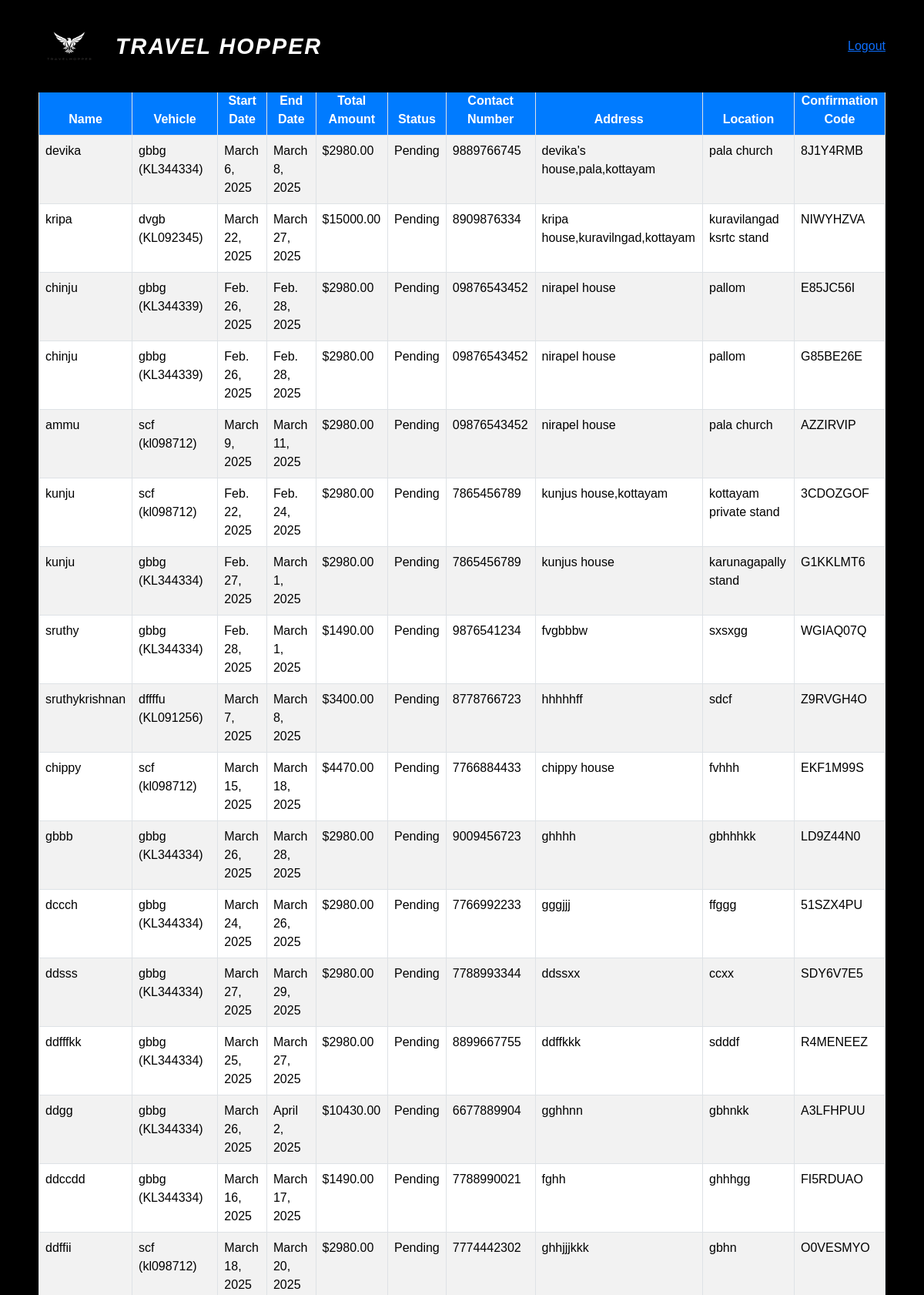
Page /view_bookings/ (signed in, upper part) on the committed database.
### app/models.py (models this page shows, shortened)
class Booking(models.Model):
    user = models.ForeignKey(User, on_delete=models.CASCADE)
    vehicle = models.ForeignKey(Cab, on_delete=models.CASCADE)
    start_date = models.DateField()
    end_date = models.DateField()
    confirmation_code = models.CharField(max_length=6, unique=True)
    total_amount = models.DecimalField(max_digits=10, decimal_places=2)
    status = models.CharField(max_length=50, default='Pending')
    name = models.CharField(max_length=255)
    address = models.TextField()
    location = models.CharField(max_length=255,null=True,blank=True)
    phone_number = models.CharField(max_length=15, blank=True, null=True)
    payment_status = models.CharField(max_length=20, choices=[("PENDING", "Pending"), ("PAID", "Paid")], default="PENDING")
    razorpay_order_id = models.CharField(max_length=100, blank=True, null=True)
    razorpay_payment_id = models.CharField(max_length=100, blank=True, null=True)

class Cab(models.Model):
    pid=models.TextField()
    vehicle_type = models.CharField(max_length=100)
    number_plate = models.CharField(max_length=15, unique=True)
    model = models.CharField(max_length=50)
    driver_name = models.CharField(max_length=100)
    seats = models.IntegerField(null=True, blank=True)
    available = models.IntegerField()
    price=models.IntegerField()
    img = models.FileField()
    def __str__(self):
        return f'{self.model} ({self.number_plate})'

### app/views.py (the view)
# urls.py: path('view_bookings/', views.view_bookings),
@staff_member_required
def view_bookings(request):
    bookings = Booking.objects.all()
    return render(request, 'admin/view_bookings.html', {'bookings': bookings})

### templates/admin/view_bookings.html (shortened to what this page needs)
<!DOCTYPE html>
<html lang="en">
<head>
    {% load static %}
    <link href="https://cdn.jsdelivr.net/npm/bootstrap@5.3.3/dist/css/bootstrap.min.css" rel="stylesheet">
</head>
<body>
    <header>
        <div class="main-header">
            <div class="logo">
                <img src="{% static '/images/Untitled design.png' %}" alt="logo">
                <h1>TRAVEL HOPPER</h1>
            </div>
            <nav>
                <ul>
                    <li><a href="../logout">Logout</a></li>
                </ul>
            </nav>
        </div>
    </header>
    <div class="table-container">
        {% if bookings %}
        <div class="table-responsive">
            <table class="table table-striped table-bordered">
                <thead class="thead-dark">
                    <tr>
                        <th>Name</th>
                        <th>Vehicle</th>
                        <th>Start Date</th>
                        <th>End Date</th>
                        <th>Total Amount</th>
                        <th>Status</th>
                        <th>Contact Number</th>
                        <th>Address</th>
                        <th>Location</th>
                        <th>Confirmation Code</th>
                    </tr>
                </thead>
                <tbody>
                    {% for booking in bookings %}
                    <tr>
                        <td data-label="Name">{{ booking.name }}</td>
                        <td data-label="Vehicle">{{ booking.vehicle }}</td>
                        <td data-label="Start Date">{{ booking.start_date }}</td>
                        <td data-label="End Date">{{ booking.end_date }}</td>
                        <td data-label="Total Amount">${{ booking.total_amount }}</td>
                        <td data-label="Status">{{ booking.status }}</td>
                        <td data-label="Contact">{{ booking.phone_number }}</td>
                        <td data-label="Address">{{ booking.address }}</td>
                        <td data-label="Location">{{ booking.location }}</td>
                        <td data-label="Confirmation">{{ booking.confirmation_code }}</td>
                    </tr>
                    {% endfor %}
                </tbody>
            </table>
        </div>
        {% else %}
        <p class="no-bookings">You have no bookings yet.</p>
        {% endif %}
    </div>
</body>
</html>

### templates/admin/view_bookings.html (style rules this page uses)
body { font-family: Arial, sans-serif; margin: 0; padding: 0; background-color: black; }
header { background-color:black; color:black; padding: 10px 20px; position: fixed; width: 100%; top: 0; left: 0; z-index: 1000; }
.main-header { display: flex; justify-content: space-between; align-items: center; padding: 10px 20px; }
header .main-header img { width: 100px; height: 80px; }
.logo { display: flex; align-items: center; gap: 10px; }
.logo img { width: 80px; height: auto; border-radius: 5px; }
.logo h1 { font-size: 1.8rem; font-weight: bold; color:white; font-family: 'Arial', sans-serif; text-transform: uppercase; letter-spacing: 2px; margin: 0; }
ul { display: flex; list-style-type: none; margin: 0; padding: 0; }
ul li { margin: 0 10px; }
header .main-header { display: flex; align-items: center; justify-content: space-between; }
header h1 { margin-left: 10px; font-size: 1.8rem; color:white; font-style: italic; }
.table-container { padding: 90px; margin: 20px auto; max-width: 90%; }
.table thead { background-color: #007bff; color: white; }
.table-striped tbody tr:nth-child(odd) { background-color:black; }
@media (min-width: 769px) { ul { display: flex !important; } }
.table-container { padding: 90px 20px; margin: 20px auto; max-width: 95%; }
.table-responsive { display: block; width: 100%; overflow-x: auto; }
.thead-dark th { background-color: #007bff !important; color: white !important; text-align: center; }

### rows in the picture
Booking: name "devika", vehicle "gbbg (KL344334)", start_date "March 6, 2025", end_date "March 8, 2025", total_amount "2980.00", status "Pending", phone_number "9889766745", address "devika's house,pala,kottayam", location "pala church", confirmation_code "8J1Y4RMB"
Booking: name "kripa", vehicle "dvgb (KL092345)", start_date "March 22, 2025", end_date "March 27, 2025", total_amount "15000.00", status "Pending", phone_number "8909876334", address "kripa house,kuravilngad,kottayam", location "kuravilangad ksrtc stand", confirmation_code "NIWYHZVA"
Booking: name "chinju", vehicle "gbbg (KL344339)", start_date "Feb. 26, 2025", end_date "Feb. 28, 2025", total_amount "2980.00", status "Pending", phone_number "09876543452", address "nirapel house", location "pallom", confirmation_code "E85JC56I"
Booking: name "chinju", vehicle "gbbg (KL344339)", start_date "Feb. 26, 2025", end_date "Feb. 28, 2025", total_amount "2980.00", status "Pending", phone_number "09876543452", address "nirapel house", location "pallom", confirmation_code "G85BE26E"
Booking: name "ammu", vehicle "scf (kl098712)", start_date "March 9, 2025", end_date "March 11, 2025", total_amount "2980.00", status "Pending", phone_number "09876543452", address "nirapel house", location "pala church", confirmation_code "AZZIRVIP"
Booking: name "kunju", vehicle "scf (kl098712)", start_date "Feb. 22, 2025", end_date "Feb. 24, 2025", total_amount "2980.00", status "Pending", phone_number "7865456789", address "kunjus house,kottayam", location "kottayam private stand", confirmation_code "3CDOZGOF"
Booking: name "kunju", vehicle "gbbg (KL344334)", start_date "Feb. 27, 2025", end_date "March 1, 2025", total_amount "2980.00", status "Pending", phone_number "7865456789", address "kunjus house", location "karunagapally stand", confirmation_code "G1KKLMT6"
Booking: name "sruthy", vehicle "gbbg (KL344334)", start_date "Feb. 28, 2025", end_date "March 1, 2025", total_amount "1490.00", status "Pending", phone_number "9876541234", address "fvgbbbw", location "sxsxgg", confirmation_code "WGIAQ07Q"
Booking: name "sruthykrishnan", vehicle "dffffu (KL091256)", start_date "March 7, 2025", end_date "March 8, 2025", total_amount "3400.00", status "Pending", phone_number "8778766723", address "hhhhhff", location "sdcf", confirmation_code "Z9RVGH4O"
Booking: name "chippy", vehicle "scf (kl098712)", start_date "March 15, 2025", end_date "March 18, 2025", total_amount "4470.00", status "Pending", phone_number "7766884433", address "chippy house", location "fvhhh", confirmation_code "EKF1M99S"
Booking: name "gbbb", vehicle "gbbg (KL344334)", start_date "March 26, 2025", end_date "March 28, 2025", total_amount "2980.00", status "Pending", phone_number "9009456723", address "ghhhh", location "gbhhhkk", confirmation_code "LD9Z44N0"
Booking: name "dccch", vehicle "gbbg (KL344334)", start_date "March 24, 2025", end_date "March 26, 2025", total_amount "2980.00", status "Pending", phone_number "7766992233", address "gggjjj", location "ffggg", confirmation_code "51SZX4PU"
Booking: name "ddsss", vehicle "gbbg (KL344334)", start_date "March 27, 2025", end_date "March 29, 2025", total_amount "2980.00", status "Pending", phone_number "7788993344", address "ddssxx", location "ccxx", confirmation_code "SDY6V7E5"
Booking: name "ddfffkk", vehicle "gbbg (KL344334)", start_date "March 25, 2025", end_date "March 27, 2025", total_amount "2980.00", status "Pending", phone_number "8899667755", address "ddffkkk", location "sdddf", confirmation_code "R4MENEEZ"
Booking: name "ddgg", vehicle "gbbg (KL344334)", start_date "March 26, 2025", end_date "April 2, 2025", total_amount "10430.00", status "Pending", phone_number "6677889904", address "gghhnn", location "gbhnkk", confirmation_code "A3LFHPUU"
Booking: name "ddccdd", vehicle "gbbg (KL344334)", start_date "March 16, 2025", end_date "March 17, 2025", total_amount "1490.00", status "Pending", phone_number "7788990021", address "fghh", location "ghhhgg", confirmation_code "FI5RDUAO"
Booking: name "ddffii", vehicle "scf (kl098712)", start_date "March 18, 2025", end_date "March 20, 2025", total_amount "2980.00", status "Pending", phone_number "7774442302", address "ghhjjjkkk", location "gbhn", confirmation_code "O0VESMYO"
